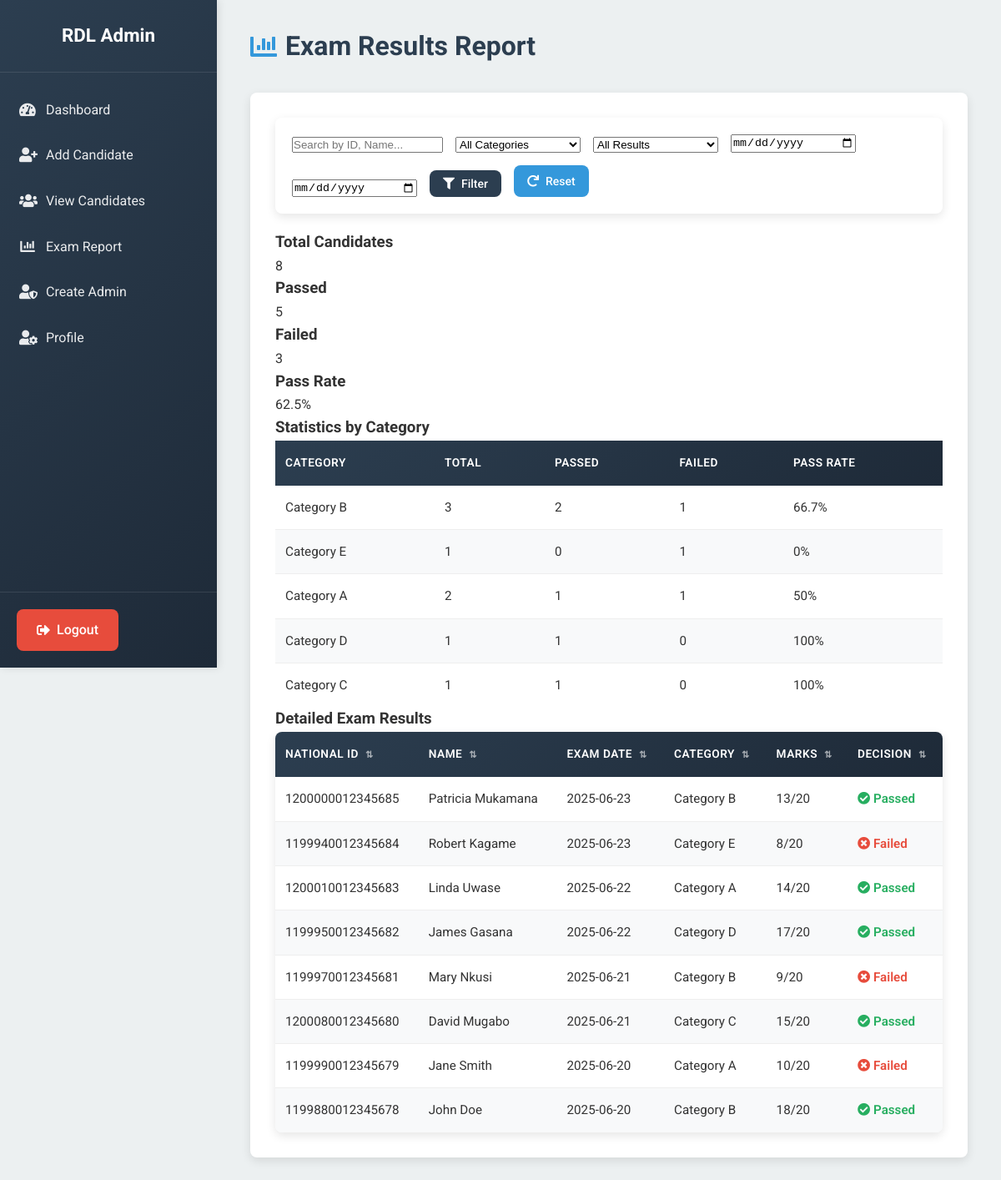
Page /report.php (signed in) on the committed database.
### tables this page shows
CREATE TABLE `Grade` (
  `CandidateNationalId` varchar(20) NOT NULL,
  `LicenseExamCategory` varchar(50) NOT NULL,
  `ObtainedMarks` int(11) NOT NULL,
  `Decision` varchar(10) NOT NULL,
  KEY `CandidateNationalId` (`CandidateNationalId`),
  CONSTRAINT `grade_ibfk_1` FOREIGN KEY (`CandidateNationalId`) REFERENCES `Candidate` (`CandidateNationalId`) ON DELETE CASCADE ON UPDATE CASCADE
);

CREATE TABLE `Candidate` (
  `CandidateNationalId` varchar(20) NOT NULL,
  `FirstName` varchar(50) NOT NULL,
  `LastName` varchar(50) NOT NULL,
  `Gender` enum('Male','Female') NOT NULL,
  `DOB` date NOT NULL,
  `ExamDate` date NOT NULL,
  `PhoneNumber` varchar(20) NOT NULL,
  PRIMARY KEY (`CandidateNationalId`),
  UNIQUE KEY `PhoneNumber` (`PhoneNumber`)
);

### report.php (the view, shortened to what this page needs)
<?php
require_once "config.php";
$params = [];
$search_term = "";
$where_clause = "";
$sql = "SELECT c.CandidateNationalId, c.FirstName, c.LastName, c.ExamDate, g.LicenseExamCategory, g.ObtainedMarks, g.Decision
        FROM Candidate c
        JOIN Grade g ON c.CandidateNationalId = g.CandidateNationalId" . $where_clause .
        " ORDER BY c.ExamDate DESC, g.LicenseExamCategory";
$result = null;
try {
    if(empty($params)) {
        $result = mysqli_query($link, $sql);
    }
} catch (Exception $e) {
    error_log("Report filtering error: " . $e->getMessage());
    $error_message = "An error occurred while filtering the report. Please try again.";
}
$stats = [
    'total' => 0,
    'passed' => 0,
    'failed' => 0,
    'pass_rate' => 0,
    'categories' => []
];
if($result && mysqli_num_rows($result) > 0) {
    $stats['total'] = mysqli_num_rows($result);
    $stats_result = mysqli_query($link, $sql);
    while($row = mysqli_fetch_assoc($stats_result)) {
        if($row['Decision'] == 'Passed') {
            $stats['passed']++;
        } else {
            $stats['failed']++;
        }
        if(!isset($stats['categories'][$row['LicenseExamCategory']])) {
            $stats['categories'][$row['LicenseExamCategory']] = [
                'total' => 0,
                'passed' => 0,
                'failed' => 0
            ];
        }
        $stats['categories'][$row['LicenseExamCategory']]['total']++;
        if($row['Decision'] == 'Passed') {
            $stats['categories'][$row['LicenseExamCategory']]['passed']++;
        } else {
            $stats['categories'][$row['LicenseExamCategory']]['failed']++;
        }
    }
    $stats['pass_rate'] = $stats['total'] > 0 ? round(($stats['passed'] / $stats['total']) * 100, 1) : 0;
    foreach($stats['categories'] as $category => $data) {
        $stats['categories'][$category]['pass_rate'] = $data['total'] > 0 ? round(($data['passed'] / $data['total']) * 100, 1) : 0;
    }
}
include 'templates/header.php';
include 'templates/sidebar.php';
?>
<div class="page-header">
    <h1><i class="fas fa-chart-bar"></i> Exam Results Report</h1>
</div>
<div class="card">
    <div class="search-filter-box">
        <form action="<?php echo htmlspecialchars($_SERVER["PHP_SELF"]); ?>" method="get" class="d-flex">
            <input type="text"
                   name="search"
                   id="search-input"
                   placeholder="Search by ID, Name..."
                   value="<?php echo htmlspecialchars($search_term); ?>">
            <select name="category">
                <option value="">All Categories</option>
            </select>
            <select name="decision">
                <option value="">All Results</option>
            </select>
            <input type="date"
                   name="date_from"
                   placeholder="From Date"
                   title="Filter from date"
                   value="<?php echo isset($_GET['date_from']) ? htmlspecialchars($_GET['date_from']) : ''; ?>">
            <input type="date"
                   name="date_to"
                   placeholder="To Date"
                   title="Filter to date"
                   value="<?php echo isset($_GET['date_to']) ? htmlspecialchars($_GET['date_to']) : ''; ?>">
            <button type="submit" class="btn btn-primary btn-sm">
                <i class="fas fa-filter"></i> Filter
            </button>
            <a href="report.php" class="btn btn-sm">
                <i class="fas fa-redo"></i> Reset
            </a>
        </form>
    </div>
    <div class="stats-cards">
        <div class="stats-card total">
            <h3>Total Candidates</h3>
            <p class="stat-number"><?php echo $stats['total']; ?></p>
        </div>
        <div class="stats-card passed">
            <h3>Passed</h3>
            <p class="stat-number"><?php echo $stats['passed']; ?></p>
        </div>
        <div class="stats-card failed">
            <h3>Failed</h3>
            <p class="stat-number"><?php echo $stats['failed']; ?></p>
        </div>
        <div class="stats-card pass-rate">
            <h3>Pass Rate</h3>
            <p class="stat-number"><?php echo $stats['pass_rate']; ?>%</p>
        </div>
    </div>
    <div class="category-stats">
        <h3>Statistics by Category</h3>
        <table class="stats-table">
            <thead>
                <tr>
                    <th>Category</th>
                    <th>Total</th>
                    <th>Passed</th>
                    <th>Failed</th>
                    <th>Pass Rate</th>
                </tr>
            </thead>
            <tbody>
                <?php foreach($stats['categories'] as $category => $data): ?>
                <tr>
                    <td>Category <?php echo htmlspecialchars($category); ?></td>
                    <td><?php echo $data['total']; ?></td>
                    <td><?php echo $data['passed']; ?></td>
                    <td><?php echo $data['failed']; ?></td>
                    <td><?php echo $data['pass_rate']; ?>%</td>
                </tr>
                <?php endforeach; ?>
            </tbody>
        </table>
    </div>
    <h3>Detailed Exam Results</h3>
    <div class="table-container">
        <table>
            <thead>
                <tr>
                    <th data-sort>National ID</th>
                    <th data-sort>Name</th>
                    <th data-sort>Exam Date</th>
                    <th data-sort>Category</th>
                    <th data-sort>Marks</th>
                    <th data-sort>Decision</th>
                </tr>
            </thead>
            <tbody>
                <?php if($result && mysqli_num_rows($result) > 0): ?>
                    <?php while($row = mysqli_fetch_assoc($result)): ?>
                    <tr>
                        <td><?php echo htmlspecialchars($row['CandidateNationalId']); ?></td>
                        <td><?php echo htmlspecialchars($row['FirstName'] . ' ' . $row['LastName']); ?></td>
                        <td><?php echo htmlspecialchars($row['ExamDate']); ?></td>
                        <td>Category <?php echo htmlspecialchars($row['LicenseExamCategory']); ?></td>
                        <td><?php echo htmlspecialchars($row['ObtainedMarks']) . '/20'; ?></td>
                        <td>
                            <span class="<?php echo $row['Decision'] == 'Passed' ? 'text-success' : 'text-danger'; ?>">
                                <?php echo $row['Decision'] == 'Passed' ? '<i class="fas fa-check-circle"></i>' : '<i class="fas fa-times-circle"></i>'; ?>
                                <?php echo htmlspecialchars($row['Decision']); ?>
                            </span>
                        </td>
                    </tr>
                    <?php endwhile; ?>
                <?php else: ?>
                    <tr>
                        <td colspan="6" class="text-center">No results found</td>
                    </tr>
                <?php endif; ?>
            </tbody>
        </table>
    </div>
</div>
<?php
include 'templates/footer.php';
?>

### templates/header.php (shortened to what this page needs)
<!DOCTYPE html>
<html lang="en">
<head>
    <link rel="stylesheet" href="css/style.css">
    <link rel="stylesheet" href="https://cdnjs.cloudflare.com/ajax/libs/font-awesome/5.15.4/css/all.min.css">
</head>
<body>
    <div class="main-container">

### templates/sidebar.php
<div class="sidebar">
    <div class="sidebar-header">
        <h2>RDL Admin</h2>
    </div>
    <nav class="sidebar-nav">
        <ul>
            <li><a href="dashboard.php"><i class="fas fa-tachometer-alt"></i> Dashboard</a></li>
            <li><a href="add_candidate.php"><i class="fas fa-user-plus"></i> Add Candidate</a></li>
            <li><a href="view_candidates.php"><i class="fas fa-users"></i> View Candidates</a></li>
            <li><a href="report.php"><i class="fas fa-chart-bar"></i> Exam Report</a></li>
            <li><a href="create_admin.php"><i class="fas fa-user-shield"></i> Create Admin</a></li>
            <li><a href="profile.php"><i class="fas fa-user-cog"></i> Profile</a></li>
        </ul>
    </nav>
    <div class="sidebar-footer">
        <a href="logout.php" class="btn btn-danger"><i class="fas fa-sign-out-alt"></i> Logout</a>
    </div>
</div>
<div class="main-content" id="main-content">

### templates/footer.php (shortened to what this page needs)
    </div>
</body>
</html>

### css/style.css (style rules this page uses)
:root { --primary-color: #2c3e50; --secondary-color: #3498db; --light-color: #ecf0f1; --dark-color: #1e2a38; --success-color: #27ae60; --warning-color: #f39c12; --error-color: #e74c3c; --white-color: #ffffff; --gray-light: #bdc3c7; --gray-dark: #7f8c8d; --shadow: 0 4px 12px rgba(0,0,0,0.1); --shadow-hover: 0 6px 20px rgba(0,0,0,0.15); --border-radius: 8px; --transition: all 0.3s ease; }
* { box-sizing: border-box; margin: 0; padding: 0; }
body { font-family: 'Roboto', sans-serif; background-color: var(--light-color); color: #333; line-height: 1.6; display: flex; font-weight: 400; }
.main-container { display: flex; width: 100%; min-height: 100vh; }
.sidebar { width: 260px; background: linear-gradient(135deg, var(--primary-color) 0%, var(--dark-color) 100%); color: var(--white-color); padding: 0; height: 100vh; position: fixed; left: 0; top: 0; display: flex; flex-direction: column; box-shadow: 2px 0 10px rgba(0,0,0,0.1); z-index: 1000; }
.sidebar-header { text-align: center; padding: 25px 20px; border-bottom: 1px solid rgba(255,255,255,0.1); }
.sidebar-header h2 { font-weight: 700; font-size: 1.4em; margin: 0; color: var(--white-color); }
.sidebar-nav { flex: 1; padding: 20px 0; }
.sidebar-nav ul { list-style: none; padding: 0; margin: 0; }
.sidebar-nav li { margin-bottom: 5px; }
.sidebar-nav li a { display: flex; align-items: center; color: rgba(255,255,255,0.9); padding: 12px 20px; text-decoration: none; transition: var(--transition); border-left: 3px solid transparent; font-weight: 400; }
.sidebar-nav li a i { margin-right: 12px; width: 20px; text-align: center; font-size: 1.1em; }
.sidebar-footer { padding: 20px; border-top: 1px solid rgba(255,255,255,0.1); }
.main-content { margin-left: 260px; width: calc(100% - 260px); padding: 30px 40px; overflow-y: auto; min-height: 100vh; background-color: var(--light-color); }
.page-header { margin-bottom: 30px; display: flex; justify-content: space-between; align-items: center; flex-wrap: wrap; gap: 15px; }
.page-header h1 { color: var(--primary-color); font-weight: 700; font-size: 2em; margin: 0; display: flex; align-items: center; gap: 10px; }
.page-header h1 i { color: var(--secondary-color); }
.card { background-color: var(--white-color); padding: 30px; border-radius: var(--border-radius); box-shadow: var(--shadow); margin-bottom: 20px; transition: var(--transition); }
.btn { display: inline-flex; align-items: center; justify-content: center; gap: 8px; background-color: var(--secondary-color); color: var(--white-color); padding: 12px 24px; border: none; border-radius: var(--border-radius); cursor: pointer; text-decoration: none; font-size: 16px; font-weight: 500; font-family: 'Roboto', sans-serif; transition: var(--transition); text-align: center; min-width: 120px; }
.btn-primary { background-color: var(--primary-color); }
.btn-danger { background-color: var(--error-color); }
.btn-sm { padding: 8px 16px; font-size: 14px; min-width: 80px; }
.table-container { overflow-x: auto; border-radius: var(--border-radius); box-shadow: var(--shadow); background-color: var(--white-color); }
table { width: 100%; border-collapse: collapse; margin: 0; font-size: 0.95em; }
thead { background: linear-gradient(135deg, var(--primary-color) 0%, var(--dark-color) 100%); }
thead th { padding: 16px 12px; text-align: left; color: var(--white-color); font-weight: 600; font-size: 0.9em; text-transform: uppercase; letter-spacing: 0.5px; border: none; }
tbody td { padding: 14px 12px; border-bottom: 1px solid #eee; vertical-align: middle; }
tbody tr { transition: var(--transition); }
tbody tr:nth-child(even) { background-color: #f8f9fa; }
tbody tr:last-child td { border-bottom: none; }
th[data-sort] { cursor: pointer; position: relative; user-select: none; }
th[data-sort]::after { content: '⇅'; margin-left: 8px; opacity: 0.6; font-size: 0.8em; }
.text-success { color: var(--success-color); font-weight: 600; }
.text-danger { color: var(--error-color); font-weight: 600; }
.d-flex { display: flex; }
.search-filter-box { background: var(--white-color); padding: 20px; border-radius: var(--border-radius); box-shadow: var(--shadow); margin-bottom: 20px; }
.search-filter-box .d-flex { display: flex; gap: 15px; align-items: end; flex-wrap: wrap; }
.search-filter-box input, .search-filter-box select { min-width: 150px; }
.table-container { position: relative; }
.card, .alert, .stat-card { animation: fadeInUp 0.6s ease-out; }
.card:nth-child(2) { animation-delay: 0.1s; }

### rows in the picture
grade: CandidateNationalId.CandidateNationalId "1200000012345685", CandidateNationalId.LastName "Patricia Mukamana", CandidateNationalId.ExamDate "2025-06-23", LicenseExamCategory "B", ObtainedMarks "13", Decision "Passed"
grade: CandidateNationalId.CandidateNationalId "1199940012345684", CandidateNationalId.LastName "Robert Kagame", CandidateNationalId.ExamDate "2025-06-23", LicenseExamCategory "E", ObtainedMarks "8", Decision "Failed"
grade: CandidateNationalId.CandidateNationalId "1200010012345683", CandidateNationalId.LastName "Linda Uwase", CandidateNationalId.ExamDate "2025-06-22", LicenseExamCategory "A", ObtainedMarks "14", Decision "Passed"
grade: CandidateNationalId.CandidateNationalId "1199950012345682", CandidateNationalId.LastName "James Gasana", CandidateNationalId.ExamDate "2025-06-22", LicenseExamCategory "D", ObtainedMarks "17", Decision "Passed"
grade: CandidateNationalId.CandidateNationalId "1199970012345681", CandidateNationalId.LastName "Mary Nkusi", CandidateNationalId.ExamDate "2025-06-21", LicenseExamCategory "B", ObtainedMarks "9", Decision "Failed"
grade: CandidateNationalId.CandidateNationalId "1200080012345680", CandidateNationalId.LastName "David Mugabo", CandidateNationalId.ExamDate "2025-06-21", LicenseExamCategory "C", ObtainedMarks "15", Decision "Passed"
grade: CandidateNationalId.CandidateNationalId "1199990012345679", CandidateNationalId.LastName "Jane Smith", CandidateNationalId.ExamDate "2025-06-20", LicenseExamCategory "A", ObtainedMarks "10", Decision "Failed"
grade: CandidateNationalId.CandidateNationalId "1199880012345678", CandidateNationalId.LastName "John Doe", CandidateNationalId.ExamDate "2025-06-20", LicenseExamCategory "B", ObtainedMarks "18", Decision "Passed"

### other values in the picture
$stats['total'] "8"
$stats['passed'] "5"
$stats['failed'] "3"
$stats['pass_rate'] "62.5"
$category "B"
$data['total'] "3"
$data['passed'] "2"
$data['failed'] "1"
$data['pass_rate'] "66.7"
$category "E"
$data['total'] "1"
$data['passed'] "0"
$data['pass_rate'] "0"
$category "A"
$data['total'] "2"
